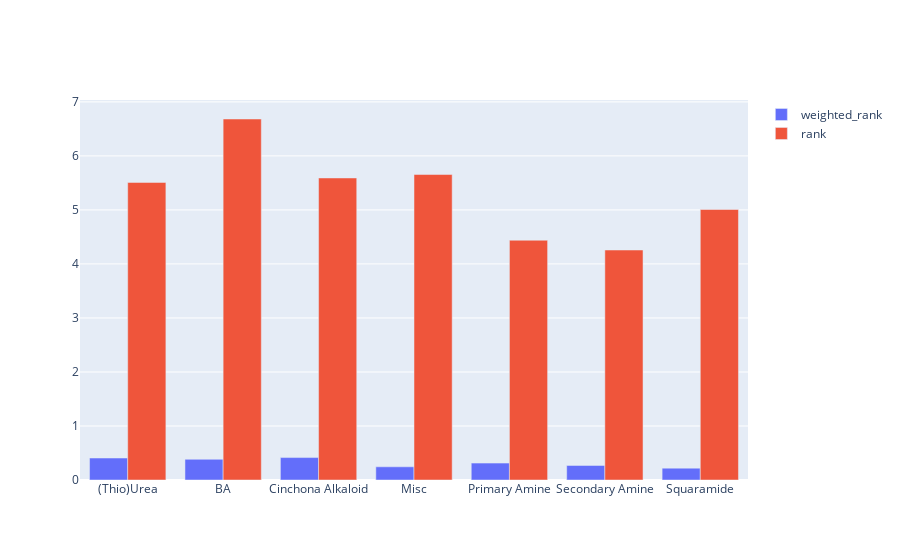

Notebook source saved alongside this figure:
### Code cell
df_ee['Count'] = df_ee.groupby('Reaction')["ee"].transform('count')
sdf = df_ee.loc[df_ee["Count"]>=3]
sdf["rank"] = sdf.groupby("Reaction")["ee"].rank(method="dense", ascending=False)

sdf['weighted_rank'] = sdf["rank"]/sdf['Count'] 
mean_rankw = sdf.groupby(['Catalyst_Type'])['weighted_rank'].mean()
mean_rank = sdf.groupby(['Catalyst_Type'])['rank'].mean()

merged_df = pd.merge(mean_rankw, mean_rank, on='Catalyst_Type')

print(mean_rank)
fig = go.Figure()

for col in [ 'weighted_rank', 'rank']:
    fig.add_trace(go.Bar(
        x=merged_df.index,
        y=merged_df[col],
        name=col
    ))
# Show the plot
fig.show()
print(merged_df.sort_values('weighted_rank', ascending=True))
print(merged_df.sort_values('rank', ascending=True))
results = sdf.groupby('Catalyst_Type')['ee'].apply(calculate_var_es).reset_index()

fig = px.bar(results, x='Catalyst_Type', y='ee', title='VAR and ES by Asset Type',
             labels={'variable': 'Metric', 'value': 'Value'}, barmode='group',color='level_1')

# Customize the layout
fig.update_layout(xaxis_title='Asset Type', yaxis_title='Value', legend_title=None, xaxis_tickangle=-4
                  )

# Show the plot
fig.show()

### Figure 1 — Plotly figure (JSON) as saved in the notebook; plotly's stock layout.template omitted (floating-point values rounded to 4 significant figures)
{"data": [{"name": "weighted_rank", "type": "bar", "x": ["(Thio)Urea", "BA", "Cinchona Alkaloid", "Misc", "Primary Amine", "Secondary Amine", "Squaramide"], "y": [0.407, 0.3833, 0.4153, 0.2442, 0.3129, 0.2693, 0.2197]}, {"name": "rank", "type": "bar", "x": ["(Thio)Urea", "BA", "Cinchona Alkaloid", "Misc", "Primary Amine", "Secondary Amine", "Squaramide"], "y": [5.509, 6.683, 5.592, 5.655, 4.439, 4.258, 5.008]}], "layout": {}}
